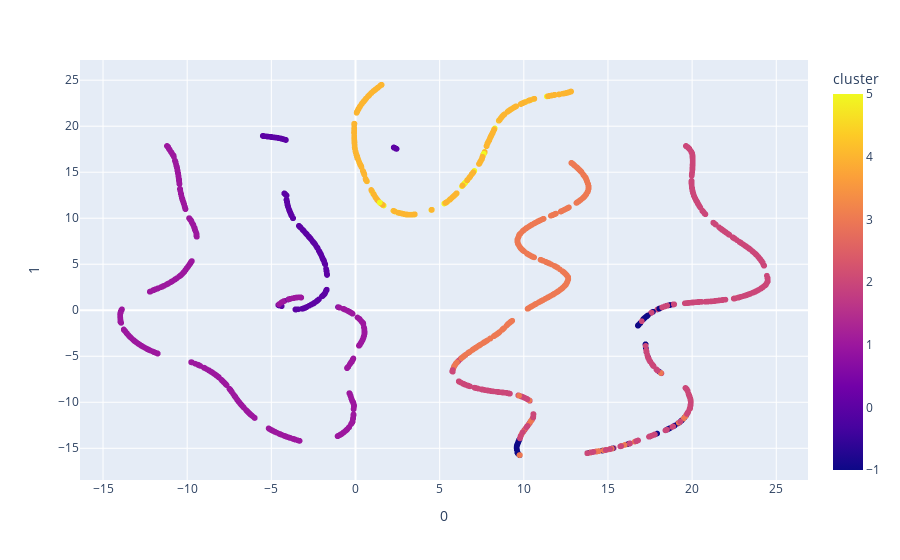

Source (notebook cell):
### Code cell
fig_2d_3dLabels = px.scatter(
    clusterable_embedding_2d, x=0, y=1,
    color=labels_3d, labels={'color': 'cluster'}
)
fig_2d_3dLabels.show()

### Figure 1 — Plotly figure (JSON) as saved in the notebook; plotly's stock layout.template omitted (floating-point values rounded to 4 significant figures; data arrays with more than 128 entries replaced by an {"elided": "..."} marker saying what was removed)
{"data": [{"hovertemplate": "0=%{x}<br>1=%{y}<br>cluster=%{marker.color}<extra></extra>", "legendgroup": "", "marker": {"color": {"elided": "5921 int values"}, "coloraxis": "coloraxis", "symbol": "circle"}, "mode": "markers", "name": "", "showlegend": false, "type": "scattergl", "x": {"elided": "5921 float values"}, "xaxis": "x", "y": {"elided": "5921 float values"}, "yaxis": "y"}], "layout": {"coloraxis": {"colorbar": {"title": {"text": "cluster"}}, "colorscale": [[0, "#0d0887"], [0.1111, "#46039f"], [0.2222, "#7201a8"], [0.3333, "#9c179e"], [0.4444, "#bd3786"], [0.5556, "#d8576b"], [0.6667, "#ed7953"], [0.7778, "#fb9f3a"], [0.8889, "#fdca26"], [1, "#f0f921"]]}, "legend": {"tracegroupgap": 0}, "margin": {"t": 60}, "xaxis": {"anchor": "y", "domain": [0, 1], "title": {"text": "0"}}, "yaxis": {"anchor": "x", "domain": [0, 1], "title": {"text": "1"}}}}
